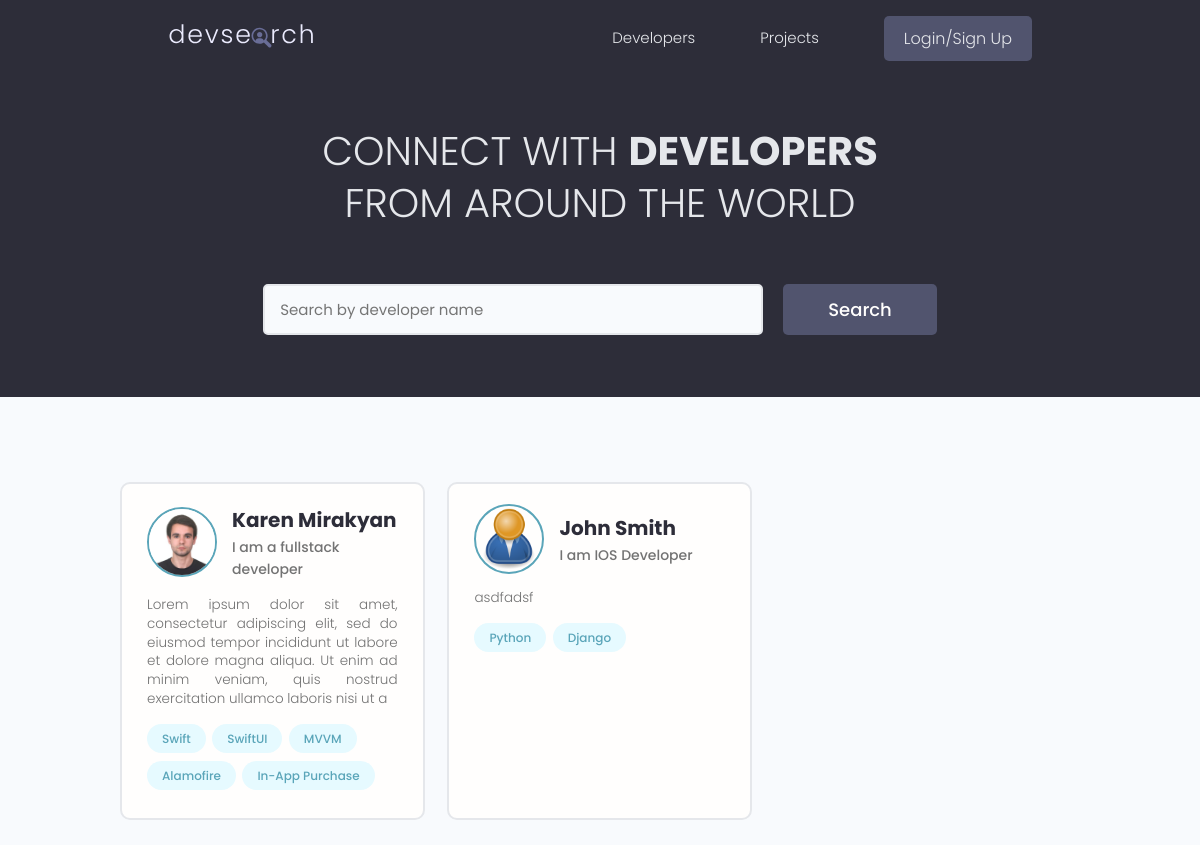
The app's page /, older data.
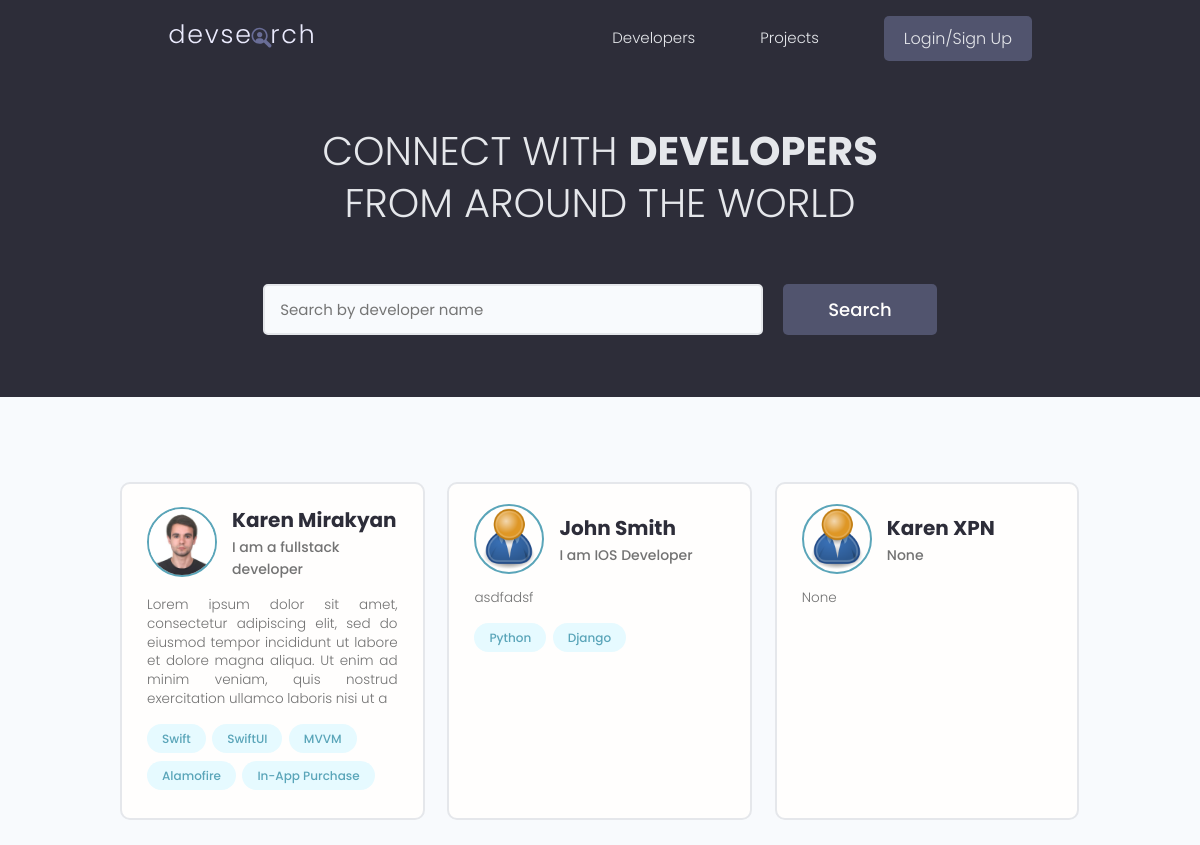
The same page, newer data.
### users/models.py (models this page shows, shortened)
class Profile(models.Model):
    user = models.OneToOneField(User, on_delete=models.CASCADE, null=True, blank=True)
    name = models.CharField(max_length=200, blank=True, null=True)
    username = models.CharField(max_length=200, blank=True, null=True)
    location = models.CharField(max_length=200, blank=True, null=True)
    email = models.EmailField(max_length=200, blank=True, null=True)
    short_intro = models.CharField(max_length=200, blank=True, null=True)
    bio = models.TextField(blank=True, null=True)
    profile_image = models.ImageField(null=True, blank=True, upload_to='profiles/', default='profiles/user-default.png')
    social_github = models.CharField(max_length=200, blank=True, null=True)
    social_twitter = models.CharField(max_length=200, blank=True, null=True)
    social_linkedin = models.CharField(max_length=200, blank=True, null=True)
    social_youtube = models.CharField(max_length=200, blank=True, null=True)
    social_website = models.CharField(max_length=200, blank=True, null=True)
    created = models.DateTimeField(auto_now_add=True)
    id = models.UUIDField(default=uuid.uuid4, unique=True, primary_key=True, editable=False)

class Skill(models.Model):
    owner = models.ForeignKey(Profile, on_delete=models.CASCADE, null=True, blank=True)
    name = models.CharField(max_length=200, blank=True, null=True)
    description = models.TextField(blank=True, null=True)
    created = models.DateTimeField(auto_now_add=True)
    id = models.UUIDField(default=uuid.uuid4, unique=True, primary_key=True, editable=False)
    def __str__(self):
        return str(self.name)

### users/views.py (the view)
# urls.py: path('', views.profiles, name='profiles'),
def profiles(request):
    all_profiles, search_query = search_profiles(request)
    custom_range, all_profiles = paginate_profiles(request, all_profiles, 3)
    context = {'profiles': all_profiles,
               'search_query': search_query,
               'custom_range': custom_range}
    return render(request, 'users/profiles.html', context)

### users/utils.py (called while the page is built)
def search_profiles(request):
    search_query = ''
    if request.GET.get('search_query'):
        search_query = request.GET.get('search_query')
    skills = Skill.objects.filter(name__icontains=search_query)
    profiles = Profile.objects.distinct().filter(
        Q(name__icontains=search_query) |
        Q(short_intro__icontains=search_query) |
        Q(skill__in=skills)
    )
    return profiles, search_query

def paginate_profiles(request, profiles, results):
    page = request.GET.get('page')
    results = results
    paginator = Paginator(profiles, results)
    try:
        profiles = paginator.page(page)
    except PageNotAnInteger:
        page = 1
        profiles = paginator.page(page)
    except EmptyPage:
        page = paginator.num_pages
        profiles = paginator.page(page)
    left_index = (int(page) - 4)
    right_index = (int(page) + 5)
    if left_index < 1:
        left_index = 1
    if right_index > paginator.num_pages:
        right_index = paginator.num_pages + 1
    custom_range = range(left_index, right_index)
    return custom_range, profiles

### users/templates/users/profiles.html (shortened to what this page needs)
{% extends 'main.html' %}
{% block content %}
     <main class="home">
    <section class="hero-section text-center">
      <div class="container container--narrow">
        <div class="hero-section__box">
          <h2>CONNECT WITH <span>DEVELOPERS</span></h2>
          <h2>FROM AROUND THE WORLD</h2>
        </div>
        <div class="hero-section__search">
          <form id="searchForm" class="form" action="{% url 'profiles' %}" method="get">
            <div class="form__field">
              <input class="input input--text" id="formInput#search" type="text" name="search_query"
                value="{{ search_query }}" placeholder="Search by developer name" />
            </div>
            <input class="btn btn--sub btn--lg" type="submit" value="Search" />
          </form>
        </div>
      </div>
    </section>
    <section class="devlist">
      <div class="container">
        <div class="grid grid--three">
            {% for profile in profiles %}
                <div class="column card">
            <div class="dev">
              <a href="{% url 'user-profile' profile.id %}" class="card__body">
                <div class="dev__profile">
                  <img class="avatar avatar--md" src="{{ profile.profile_image.url }}" alt="image" />
                  <div class="dev__meta">
                    <h3>{{ profile.name }}</h3>
                    <h5>{{ profile.short_intro|slice:'60' }}</h5>
                  </div>
                </div>
                <p class="dev__info">
                    {{ profile.bio|slice:'200' }}
                </p>
                <div class="dev__skills">
                    {% for skill in profile.skill_set.all|slice:'5' %}
                        <span class="tag tag--pill tag--main">
                            <small>{{ skill }}</small>
                        </span>
                    {% endfor %}
                </div>
              </a>
            </div>
          </div>
            {% endfor %}
        </div>
      </div>
    </section>
  </main>
{% endblock %}

### templates/main.html (shortened to what this page needs)
<!DOCTYPE html>
{% load static %}
<html lang="en">
<head>
  <link rel="stylesheet" href="https://cdn.iconmonstr.com/1.3.0/css/iconmonstr-iconic-font.min.css" />
  <link rel="stylesheet" href="{% static 'uikit/styles/uikit.css' %}" />
  <link rel="stylesheet" href="{% static 'styles/app.css' %}" />
</head>
<body>
    {% include 'navbar.html' %}
    {% block content %}
    {% endblock %}
</body>
</html>

### templates/navbar.html (shortened to what this page needs)
{% load static %}
  <header class="header">
    <div class="container container--narrow">
      <a href="{% url 'profiles' %}" class="header__logo">
        <img src="{% static 'images/logo.svg' %}" alt="DevSearch Logo" />
      </a>
      <nav class="header__nav">
        <ul class="header__menu">
          <li class="header__menuItem"><a href="{% url 'profiles' %}">Developers</a></li>
          <li class="header__menuItem"><a href="{% url 'projects' %}">Projects</a></li>
            {% if request.user.is_authenticated %}
                <li class="header__menuItem"><a href="{% url 'inbox' %}">Inbox</a></li>
                <li class="header__menuItem"><a href="{% url 'account' %}">Account</a></li>
                <li class="header__menuItem"><a href="{% url 'logout' %}" class="btn btn--sub">Logout</a></li>
            {% else %}
                <li class="header__menuItem"><a href="{% url 'login' %}" class="btn btn--sub">Login/Sign Up</a></li>
            {% endif %}
        </ul>
      </nav>
    </div>
  </header>

### static/styles/app.css (style rules this page uses)
:root { --color-sub: #2d2d39; }
.btn--sub { background-color: var(--color-sub-light); }
.card { border: 2px solid var(--color-light); }
img { width: 100%; }
.header { position: sticky; z-index: 111; background-color: var(--color-sub); padding: 1.5rem 0; }
.header > .container { display: flex; justify-content: space-between; align-items: center; }
.header__logo > img { height: 3.8rem; }
.header__nav > ul { display: inline-flex; align-items: center; list-style: none; gap: 6.5rem; }
.header__menuItem > a { color: var(--color-light); font-weight: 300; }
.hero-section { height: 40vh; display: flex; align-items: center; background-color: var(--color-sub); }
.hero-section__box { margin-bottom: 4rem; }
.hero-section__box > h2, .hero-section__box > h2 > span { font-size: 4rem; color: var(--color-light); line-height: 1.3; text-transform: uppercase; }
.hero-section__box > h2 { font-weight: 300; }
.hero-section__box > h2 > span { font-weight: 700; }
.hero-section__search > .form { display: flex; align-items: center; justify-content: center; gap: 2rem; }
.hero-section__search > .form input.input--text { width: 50rem; }
.devlist { margin-top: 8rem; }
.devlist .grid { align-items: stretch; }
.devlist .dev .dev__profile { display: flex; align-items: center; gap: 1.5rem; }
.devlist .dev .dev__meta h3 { color: var(--color-sub); font-size: 2rem; font-weight: 700; }
.devlist .dev .dev__meta h5 { color: var(--color-text); font-size: 1.4rem; font-weight: 500; }
.devlist .dev .dev__info { margin: 1.5rem 0; font-size: 1.35rem; line-height: 1.4; text-align: justify; }

### static/uikit/styles/modules/_variables.css (style rules this page uses)
:root { --color-main: #5aa5b9; --color-main-light: #e6faff; --color-sub: #3f4156; --color-sub-light: #51546e; --color-sub-lighter: #ededfd; --color-text: #737373; --color-gray: #8b8b8b; --color-light: #e5e7eb; --color-light-gray: #767676; --color-bg: #f8fafd; --color-white: #fffefd; --color-white-light: #f3f3f3; --color-success: #359e64; --color-success-bg: #def8e8; --color-error: #fc4b0b; --color-error-bg: #fff2ee; --font-base: 'Poppins', arial, helvetica, 'Segoe UI', roboto, ubuntu, sans-serif; --font-monospace: 'Fira Code', 'Courier New', courier, monospace; --font-regular: 300; --font-medium: 500; --font-bold: 700; --generic-shadow: 1px 1px 5px #00000010; --generic-transition: all 0.3s ease-in-out; }

### static/uikit/styles/modules/_base.css (style rules this page uses)
* { margin: 0; padding: 0; box-sizing: border-box; text-rendering: optimizeLegibility; color: inherit; font-size: inherit; }
html { font-size: 50%; }
@media only screen and (min-width: 480px) { html { font-size: 56.25%; } }
@media only screen and (min-width: 1200px) { html { font-size: 62.5%; } }
body { line-height: 1.6; font-weight: 400; font-size: 1.5rem; color: var(--color-text); background-color: var(--color-bg); min-height: 100vh; }

### static/uikit/styles/modules/_typography.css (style rules this page uses)
* { font-family: var(--font-base); }
h2 { font-size: 3.6rem; font-weight: var(--font-bold); }
h3 { font-size: 3.2rem; font-weight: var(--font-medium); }
h5 { font-size: 2.4rem; font-weight: var(--font-medium); }
h5, h6 { font-weight: var(--font-regular); }
p, span, strong { font-size: 1.6rem; color: var(--color-text); font-weight: var(--font-regular); }
a { padding-bottom: 2px; text-decoration: none; display: inline-block; color: var(--color-main); font-weight: var(--font-medium); }

### static/uikit/styles/modules/_utilities.css (style rules this page uses)
.container { width: 92%; max-width: 165rem; margin: 0 auto; box-sizing: border-box; }
.container--narrow { width: 92%; max-width: 120rem; }
@media screen and (min-width: 1000px) { .container { width: 90%; } }
@media screen and (min-width: 1000px) { .container--narrow { width: 85%; } }
@media screen and (min-width: 1200px) { .container { width: 80%; } }
@media screen and (min-width: 1200px) { .container--narrow { width: 72%; } }
.text-center { text-align: center; }

### static/uikit/styles/modules/_avatar.css (style rules this page uses)
.avatar { border-radius: 50%; border: 2px solid var(--color-main); object-fit: cover; }
.avatar--md { height: 7rem; width: 7rem; }

### static/uikit/styles/modules/_button.css (style rules this page uses)
.btn { display: inline-block; position: relative; cursor: pointer; background-color: var(--color-light); font-weight: var(--font-medium); color: var(--color-sub); text-decoration: none; padding: 1rem 2rem; border-radius: 0.5rem; border: none; width: -webkit-fit-content; width: -moz-fit-content; width: fit-content; height: -webkit-fit-content; height: -moz-fit-content; height: fit-content; font-size: 1.6rem; outline-width: 0; outline-color: transparent; -webkit-backface-visibility: hidden; backface-visibility: hidden; transition: all 0.3s ease-in-out; }
.btn--sub { background-color: var(--color-sub); color: var(--color-white); }
.btn--lg { font-size: 1.8rem; padding: 1.2rem 4.5rem; }

Row changes from the older to the newer data that the page shows:
added Profile: profile_image (placeholder picture), name "Karen XPN", short_intro "None", bio "None"
